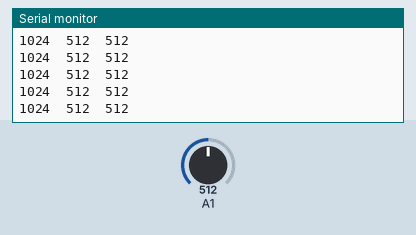
This sketch was run on a simulated Arduino Uno, built with avr-gcc and run on an emulated ATmega328P. Parts: the last lines printed to the serial monitor. The test bench sets the inputs (shaded band); at power-on: A1 = 512.

Above: at 1.2 s.
1.3 s: A1 set to 716
At 1.54 s:
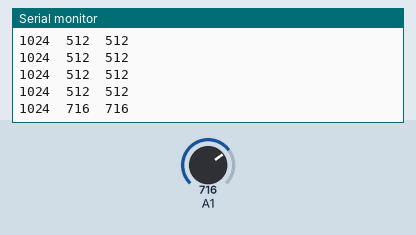
2.8 s: A1 set to 900
At 2.82 s:
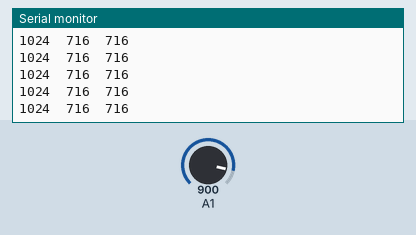
Timing chart, 0 to 5.8 s (numbered marks = the images above; inputs shaded):
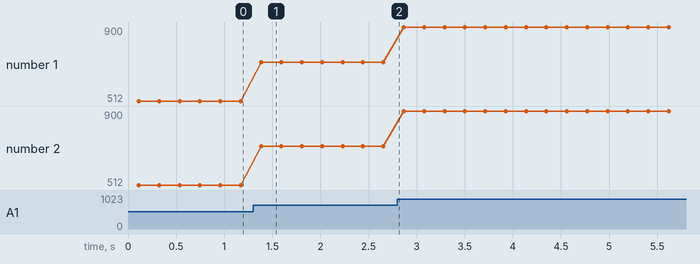

The sketch:

Test_SmartSocket.ino
```cpp
uint16_t i;
uint32_t cal;
uint16_t currentReading;
uint16_t maxReading;
uint16_t minReading;
uint16_t offset;


void setup() {
  Serial.begin(9600);

}

void loop() {
  maxReading = 0;
  minReading  = 1024;

  for( i = 0; i <=  99; ++i){
    delay(1);
    currentReading = analogRead(A1);
    if(currentReading > maxReading) maxReading = currentReading;
    if(currentReading > minReading) minReading = currentReading;
  }

  offset = maxReading - minReading;

  Serial.print(minReading);
  Serial.print("\t");
  Serial.print(currentReading);
  Serial.print("\t");
  Serial.print(maxReading);
  Serial.println("\t");
  delay(100);

}
```

Measured:
- after the input at 1.3 s, the serial monitor: prints a new line after 0.08 s (image 1)
- plotted number 1: 512 → 716 after the input at 1.3 s, 716 → 900 after the input at 2.8 s
- plotted number 2: 512 → 716 after the input at 1.3 s, 716 → 900 after the input at 2.8 s
